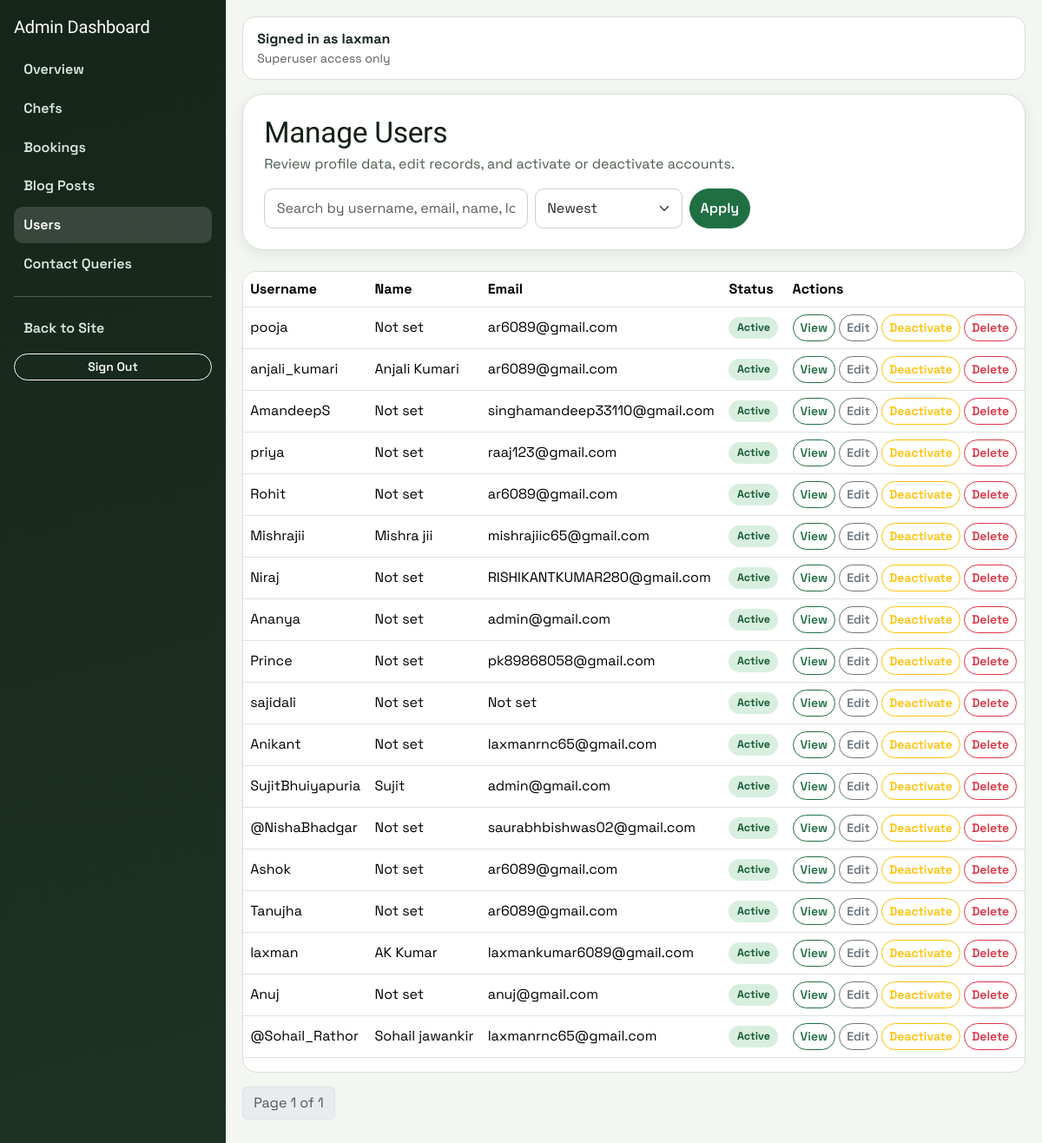
The app's page /myadmin/users/ (signed in) with its own data.
### accounts/models.py (models this page shows, shortened)
class Profile(models.Model):
    user = models.OneToOneField(settings.AUTH_USER_MODEL, on_delete=models.CASCADE)
    name = models.CharField(max_length=100)
    email = models.EmailField()
    mobile_number = models.CharField(max_length=15, blank=True, null=True)
    location = models.CharField(max_length=255, blank=True)
    education = models.CharField(max_length=255, blank=True)
    experience = models.IntegerField(default=0)
    speciality = models.TextField(blank=True)
    bio = models.TextField(blank=True)
    dishes = models.CharField(max_length=255, default="Not specified")
    profile_image = models.ImageField(upload_to=user_directory_path, blank=True, null=True)

### custom_admin/views.py (the view, shortened to what this page needs)
# urls.py: path("users/", views.user_list, name="user_list"),
@admin_required
def user_list(request):
    q = request.GET.get("q", "").strip()
    sort = _safe_sort(request.GET.get("sort", "newest"), {"newest", "oldest", "username"}, "newest")
    order_map = {
        "newest": "-id",
        "oldest": "id",
        "username": "user__username",
    }
    users_qs = Profile.objects.select_related("user")
    paginator = Paginator(users_qs.order_by(order_map[sort]), 20)
    users = paginator.get_page(request.GET.get("page"))
    return render(request, "custom_admin/user_list.html", {"users": users, "q": q, "sort": sort})

### booking/context_processors.py (called while the page is built)
def chef_context(request):
    chef = None
    profile = None
    is_admin_user = False
    if request.user.is_authenticated:
        chef = Chef.objects.filter(user=request.user).first()
        profile = getattr(request.user, "profile", None)
        is_admin_user = request.user.is_superuser
    return {"chef": chef, "user_profile": profile, "is_admin_user": is_admin_user}

### custom_admin/views.py (called while the page is built)
def admin_required(view_func):
    @wraps(view_func)
    def wrapper(request, *args, **kwargs):
        if not request.user.is_authenticated:
            login_url = reverse("custom_admin:login")
            return redirect(f"{login_url}?next={request.path}")
        if not request.user.is_superuser:
            return HttpResponseForbidden("You do not have permission to access this module.")
        return view_func(request, *args, **kwargs)
    return wrapper

def _safe_sort(value, allowed, default):
    return value if value in allowed else default

### custom_admin/templates/custom_admin/user_list.html (shortened to what this page needs)
{% extends "custom_admin/base.html" %}
{% block content %}
<section class="page-card p-4 mb-4 d-flex flex-wrap justify-content-between align-items-end gap-3">
  <div>
    <h2 class="section-title mb-1">Manage Users</h2>
    <p class="section-subtitle mb-0">Review profile data, edit records, and activate or deactivate accounts.</p>
  </div>
  <form method="get" class="d-flex gap-2" style="max-width:560px; width:100%;">
    <input name="q" value="{{ q }}" class="form-control" placeholder="Search by username, email, name, location" />
    <select name="sort" class="form-select" style="max-width: 170px;">
      <option value="newest" {% if sort == 'newest' %}selected{% endif %}>Newest</option>
    </select>
    <button class="btn btn-primary">Apply</button>
  </form>
</section>
<div class="data-table-wrap">
  <table class="table table-hover align-middle">
    <thead><tr><th>Username</th><th>Name</th><th>Email</th><th>Status</th><th>Actions</th></tr></thead>
    <tbody>
      {% for profile in users %}
      <tr>
        <td>{{ profile.user.username }}</td>
        <td>{{ profile.name|default:"Not set" }}</td>
        <td>{{ profile.user.email|default:"Not set" }}</td>
        <td>
          {% if profile.user.is_active %}
          <span class="status-pill status-accepted">Active</span>
          {% else %}
          <span class="status-pill status-rejected">Inactive</span>
          {% endif %}
        </td>
        <td>
          <a href="{% url 'custom_admin:user_view' profile.pk %}" class="btn btn-sm btn-outline-primary">View</a>
          <a href="{% url 'custom_admin:user_edit' profile.pk %}" class="btn btn-sm btn-outline-secondary">Edit</a>
          <form method="post" action="{% url 'custom_admin:user_toggle_active' profile.pk %}" class="d-inline">
            <button type="submit" class="btn btn-sm btn-outline-warning">
              {% if profile.user.is_active %}Deactivate{% else %}Activate{% endif %}
            </button>
          </form>
          <button class="btn btn-sm btn-outline-danger" data-bs-toggle="modal" data-bs-target="#confirmDeleteModal" data-action="{% url 'custom_admin:user_delete' profile.pk %}" data-name="{{ profile.user.username }}">Delete</button>
        </td>
      </tr>
      {% empty %}
      <tr><td colspan="5">No users found.</td></tr>
      {% endfor %}
    </tbody>
  </table>
</div>
{% include "custom_admin/partials/pagination.html" with page_obj=users q=q sort=sort %}
{% endblock %}

### custom_admin/templates/custom_admin/base.html (shortened to what this page needs)
{% load static %}
<!DOCTYPE html>
<html lang="en">
<head>
  <link href="https://cdn.jsdelivr.net/npm/bootstrap@5.3.3/dist/css/bootstrap.min.css" rel="stylesheet" />
  <link href="{% static 'css/site.css' %}" rel="stylesheet" />
</head>
<body>
  <div class="admin-shell">
    <aside class="admin-sidebar">
      <h1 class="h5 text-white mb-3">Admin Dashboard</h1>
      <a href="{% url 'custom_admin:dashboard' %}" class="{% if request.resolver_match.url_name == 'dashboard' %}active{% endif %}">Overview</a>
      <a href="{% url 'custom_admin:chef_list' %}" class="{% if request.resolver_match.url_name == 'chef_list' or request.resolver_match.url_name == 'chef_add' or request.resolver_match.url_name == 'chef_edit' %}active{% endif %}">Chefs</a>
      <a href="{% url 'custom_admin:booking_list' %}" class="{% if request.resolver_match.url_name == 'booking_list' or request.resolver_match.url_name == 'booking_view' %}active{% endif %}">Bookings</a>
      <a href="{% url 'custom_admin:blog_list' %}" class="">Blog Posts</a>
      <a href="{% url 'custom_admin:user_list' %}" class="{% if request.resolver_match.url_name == 'user_list' or request.resolver_match.url_name == 'user_view' or request.resolver_match.url_name == 'user_edit' %}active{% endif %}">Users</a>
      <a href="{% url 'custom_admin:contact_query_list' %}" class="{% if request.resolver_match.url_name == 'contact_query_list' or request.resolver_match.url_name == 'contact_query_view' %}active{% endif %}">Contact Queries</a>
      <hr class="border-light" />
      <a href="{% url 'home' %}">Back to Site</a>
      <form action="{% url 'custom_admin:logout' %}" method="post" class="mt-2">
        <button type="submit" class="btn btn-outline-light btn-sm w-100">Sign Out</button>
      </form>
    </aside>
    <main class="admin-main">
      <div class="admin-topbar d-flex justify-content-between align-items-center">
        <div>
          <strong>Signed in as {{ request.user.username }}</strong>
          <div class="text-muted small">Superuser access only</div>
        </div>
      </div>
      {% block content %}{% endblock %}
    </main>
  </div>
</body>
</html>

### static/css/site.css (style rules this page uses)
:root { --bg: #f5f7f3; --surface: #ffffff; --surface-muted: #eef2ea; --text: #1b2720; --text-muted: #4b5d50; --primary: #1f6f43; --primary-strong: #165233; --accent: #b87a2a; --border: #d7ded5; --danger: #a53838; --radius-sm: 10px; --radius-md: 16px; --radius-lg: 24px; --shadow-sm: 0 4px 16px rgba(22, 38, 28, 0.08); --shadow-md: 0 12px 36px rgba(22, 38, 28, 0.13); }
* { box-sizing: border-box; }
html, body { margin: 0; padding: 0; }
body { font-family: "Space Grotesk", "Segoe UI", sans-serif; color: var(--text); background: radial-gradient(circle at 10% 10%, #dfeadb 0%, rgba(223, 234, 219, 0) 40%), linear-gradient(180deg, #f9fbf8 0%, #eef3ec 100%); min-height: 100vh; }
h1, h2, h3, h4, h5, h6 { font-family: "Sora", "Segoe UI", sans-serif; letter-spacing: -0.01em; margin-top: 0; color: #132117; }
a { color: var(--primary); }
.page-card { background: var(--surface); border: 1px solid var(--border); border-radius: var(--radius-lg); box-shadow: var(--shadow-sm); }
.section-title { font-size: clamp(1.45rem, 3vw, 2.1rem); margin-bottom: 0.5rem; }
.section-subtitle { color: var(--text-muted); margin-bottom: 1.5rem; }
.form-control, .form-select { border-radius: var(--radius-sm); border-color: #c8d3c7; padding: 0.62rem 0.85rem; }
.btn { border-radius: 999px; font-weight: 600; }
.btn-primary { border-color: var(--primary); background: var(--primary); }
.btn-outline-primary { color: var(--primary); border-color: var(--primary); }
.data-table-wrap { overflow: auto; border: 1px solid var(--border); border-radius: var(--radius-md); background: var(--surface); }
table { margin: 0; }
thead th { background: #edf3ec; color: #1d2f24; border-bottom-width: 1px; }
.status-pill { display: inline-block; padding: 0.2rem 0.6rem; border-radius: 999px; font-size: 0.78rem; font-weight: 700; }
.status-accepted { background: #d8efe0; color: #195d36; }

### custom_admin/templates/custom_admin/base.html (style rules this page uses)
.admin-shell { min-height: 100vh; display: grid; grid-template-columns: 260px 1fr; }
.admin-sidebar { background: linear-gradient(165deg, #15251a, #1e3324); color: #dce7df; padding: 1.2rem 1rem; }
.admin-sidebar a { color: #dce7df; text-decoration: none; display: block; padding: .55rem .7rem; border-radius: 10px; margin-bottom: .2rem; font-weight: 600; }
.admin-sidebar a:hover, .admin-sidebar a.active { background: rgba(255,255,255,.14); color: #fff; }
.admin-main { padding: 1.2rem; background: #f3f6f1; }
.admin-topbar { background: #fff; border: 1px solid #d7ded5; border-radius: 14px; padding: .8rem 1rem; margin-bottom: 1rem; }

### records on screen
Profile: user.username "pooja", name "Not set", user.email "ar6089@gmail.com", shows "Active", shows "Deactivate"
Profile: user.username "anjali_kumari", name "Anjali Kumari", user.email "ar6089@gmail.com", shows "Active", shows "Deactivate"
Profile: user.username "AmandeepS", name "Not set", user.email "singhamandeep33110@gmail.com", shows "Active", shows "Deactivate"
Profile: user.username "priya", name "Not set", user.email "raaj123@gmail.com", shows "Active", shows "Deactivate"
Profile: user.username "Rohit", name "Not set", user.email "ar6089@gmail.com", shows "Active", shows "Deactivate"
Profile: user.username "Mishrajii", name "Mishra jii", user.email "mishrajiic65@gmail.com", shows "Active", shows "Deactivate"
Profile: user.username "Niraj", name "Not set", user.email "RISHIKANTKUMAR280@gmail.com", shows "Active", shows "Deactivate"
Profile: user.username "Ananya", name "Not set", user.email "admin@gmail.com", shows "Active", shows "Deactivate"
Profile: user.username "Prince", name "Not set", user.email "pk89868058@gmail.com", shows "Active", shows "Deactivate"
Profile: user.username "sajidali", name "Not set", user.email "Not set", shows "Active", shows "Deactivate"
Profile: user.username "Anikant", name "Not set", user.email "laxmanrnc65@gmail.com", shows "Active", shows "Deactivate"
Profile: user.username "SujitBhuiyapuria", name "Sujit", user.email "admin@gmail.com", shows "Active", shows "Deactivate"
Profile: user.username "@NishaBhadgar", name "Not set", user.email "saurabhbishwas02@gmail.com", shows "Active", shows "Deactivate"
Profile: user.username "Ashok", name "Not set", user.email "ar6089@gmail.com", shows "Active", shows "Deactivate"
Profile: user.username "Tanujha", name "Not set", user.email "ar6089@gmail.com", shows "Active", shows "Deactivate"
Profile: user.username "laxman", name "AK Kumar", user.email "laxmankumar6089@gmail.com", shows "Active", shows "Deactivate"
Profile: user.username "Anuj", name "Not set", user.email "anuj@gmail.com", shows "Active", shows "Deactivate"
Profile: user.username "@Sohail_Rathor", name "Sohail jawankir", user.email "laxmanrnc65@gmail.com", shows "Active", shows "Deactivate"

### other values on screen
{{ request.user.username }} "laxman"
{{ page_obj.number }} "1"
{{ page_obj.paginator.num_pages }} "1"
